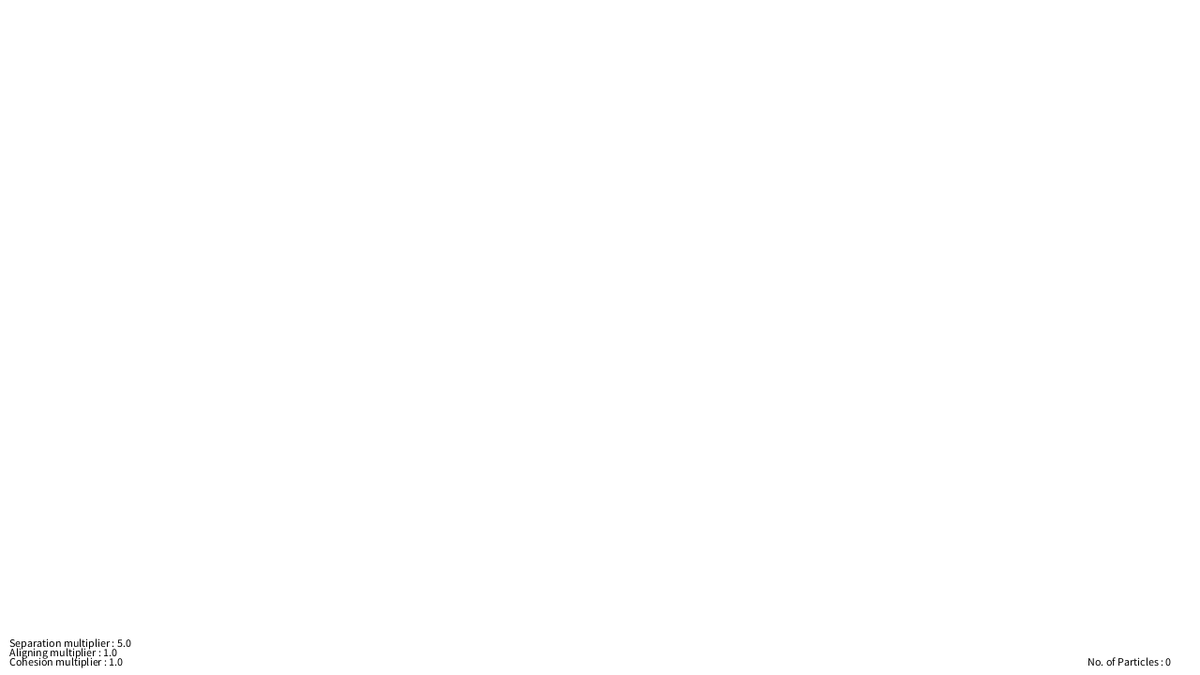
Frame 1 (no input)
Frame 60 (the mouse pressed at the canvas centre just before this capture): identical to frame 1, image omitted
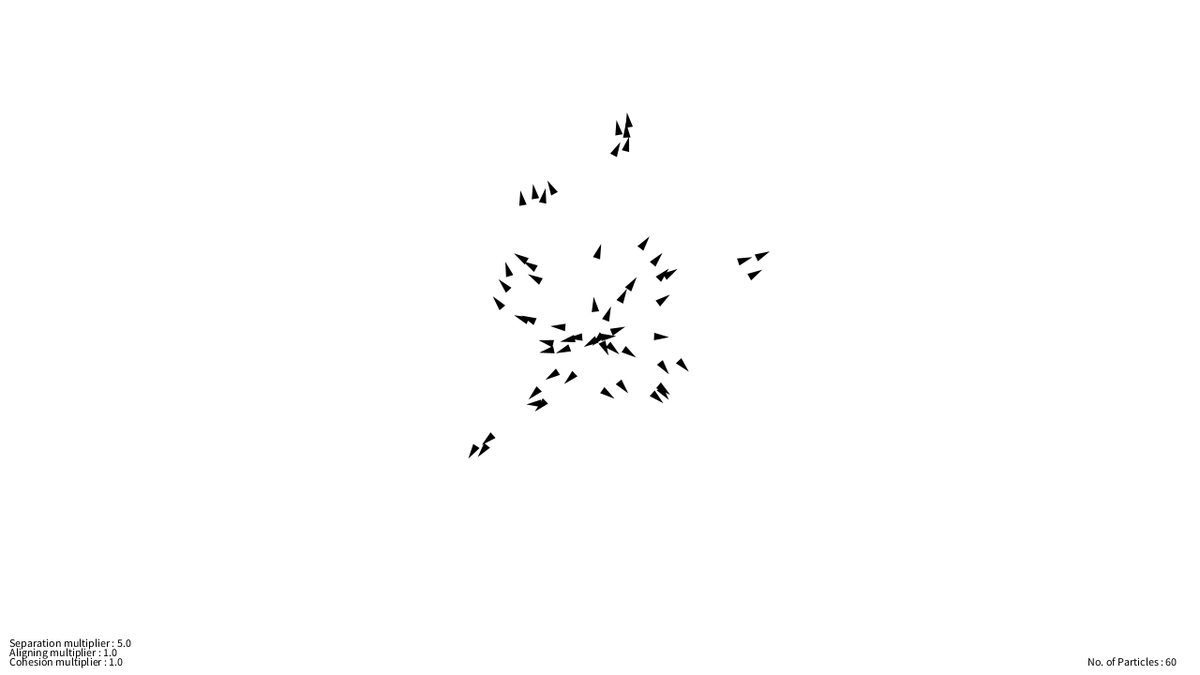
Frame 120 (the mouse held since frame 60 and released just before this capture)

The Processing sketch that drew these frames (run headless with seeded random() and noise(); from frame 60 on, the mouse is pressed at the canvas centre):

// Processing sketch: Group_Steering
// ── Group_Steering.pde
float s=5, a=1, c=1;

ArrayList<Vehicle> v;
void setup() {
  size(1280, 720);

  v=new ArrayList<Vehicle>();
}

void draw() {
  background(255);

  for (Vehicle v1 : v) {
    v1.flock(v, s, a, c);
    v1.run();
  }

  if (mousePressed) {
    v.add(new Vehicle(new PVector(mouseX, mouseY)));
  }
  fill(0);
  text("Separation multiplier : " + s,10,height-30);
  text("Aligning multiplier : " + a,10,height-20);
  text("Cohesion multiplier : " + c,10,height-10);
  text("No. of Particles : " + v.size(),width-120,height-10);
}
void keyPressed() {
  if (key =='a') {
    s++;
  }
  if (key =='z') {
    s--;
  }
  if (key =='s') {
    a++;
  }
  if (key =='x') {
    a--;
  }
  if (key =='d') {
    c++;
  }
  if (key =='c') {
    c--;
  }
}
// ── Vehicle.pde
class Vehicle {

  PVector loc, vel, acc;
  float maxSpeed = 5, maxForce=0.1;
  int r=4;


  Vehicle(PVector pos_) {
    loc = pos_;
    acc = new PVector(0, 0);
    vel = new PVector(random(-maxSpeed, maxSpeed), random(-maxSpeed, maxSpeed));
  }
  
  void flock(ArrayList<Vehicle> v,float s,float a,float c) {
    PVector sep = separate(v);   // Separation
    PVector ali = align(v);      // Alignment
    PVector coh = cohesion(v);   // Cohesion
    // Arbitrarily weight these forces
    sep.mult(s);
    ali.mult(a);
    coh.mult(c);
    // Add the force vectors to acceleration
    applyForce(sep);
    applyForce(ali);
    applyForce(coh);
  }

  PVector align(ArrayList<Vehicle> v) {
    PVector sum = new PVector(0, 0);
    int count =0;
    for (Vehicle v1 : v) {
      float d=PVector.dist(loc, v1.loc);
      if (d>0 && d<20) {
        sum.add(v1.vel);
        count++;
      }
    }
    if (count>0) {
      sum.div((float)count);
      sum.normalize();
      sum.mult(maxSpeed);
      PVector steer = PVector.sub(sum, vel);
      steer.limit(maxForce);
      return steer;
    }
    return new PVector(0,0);
  }

  PVector seek(PVector target) {
    PVector desired = PVector.sub(target, loc);  // A vector pointing from the position to the target
    // Normalize desired and scale to maximum speed
    desired.normalize();
    desired.mult(maxSpeed);
    // Steering = Desired minus Velocity
    PVector steer = PVector.sub(desired, vel);
    steer.limit(maxForce);  // Limit to maximum steering force
    return steer;
  }

  PVector separate(ArrayList<Vehicle> v) {
    float desiredSep = r*2;
    PVector steer = new PVector(0, 0);
    int count =0;

    for (Vehicle v1 : v) {
      float d = PVector.dist(loc, v1.loc);

      if ((d > 0) && (d < desiredSep)) {

        PVector diff = PVector.sub(loc, v1.loc);
        diff.normalize();
        diff.div(d);
        steer.add(diff);
        count++;
      }
    }

    if (count>0) {
      steer.div((float)count);
    }

    if (steer.mag() > 0) {
      // Implement Reynolds: Steering = Desired - Velocity
      steer.normalize();
      steer.mult(maxSpeed);
      steer.sub(vel);
      steer.limit(maxForce);
    }
    return steer;
  }

  void update() {

    vel.add(acc);
    loc.add(vel);
    acc.mult(0);
  }

  void display() {
    float dir = vel.heading2D() + PI/2;
    fill(0, 0, 0);
    noStroke();
    pushMatrix();
    translate(loc.x, loc.y);
    rotate(dir);

    //Pointy vehicle
    beginShape();
    vertex(0, -2*r);
    vertex(-r, 2*r);
    vertex(r, 2*r);
    endShape();

    popMatrix();
  }

  void applyForce(PVector f) {
    acc.add(f);
  }

  void run() {
    update();
    borders();
    display();
  }

  void borders() {
    if (loc.x > width + r) 
      loc.x = - r;
    else if (loc.x < - r)
      loc.x = width + r;
    if (loc.y > height + r) 
      loc.y = - r;
    else if (loc.y < - r)
      loc.y = height + r;
  }

  PVector cohesion (ArrayList<Vehicle> v) {
    float neighbordist = 50;
    PVector sum = new PVector(0, 0);   // Start with empty vector to accumulate all positions
    int count = 0;
    for (Vehicle other : v) {
      float d = PVector.dist(loc, other.loc);
      if ((d > 0) && (d < neighbordist)) {
        sum.add(other.loc); // Add position
        count++;
      }
    }
    if (count > 0) {
      sum.div(count);
      return seek(sum);  // Steer towards the position
    } else {
      return new PVector(0, 0);
    }
  }
}
